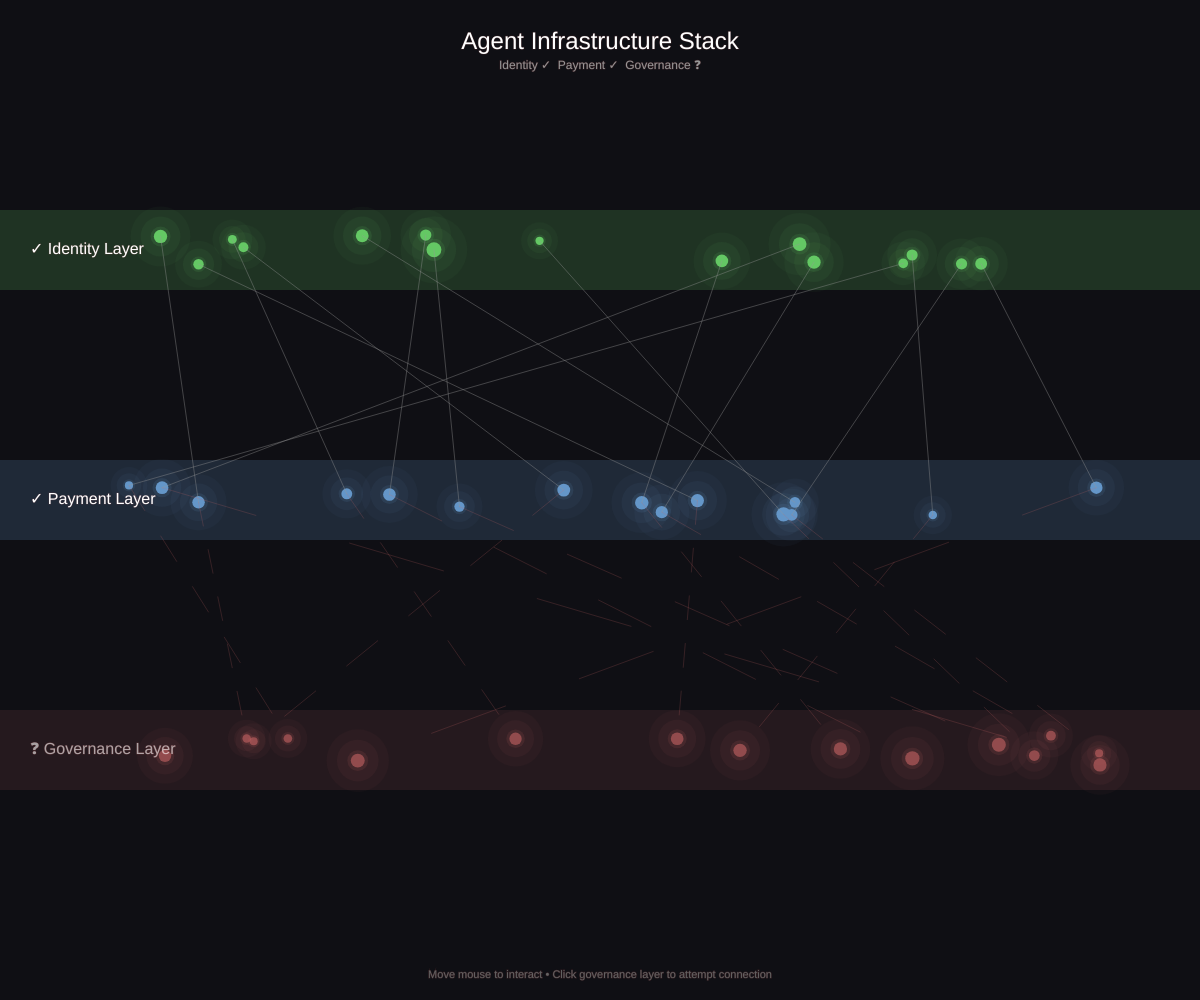
Frame 1 (no input)
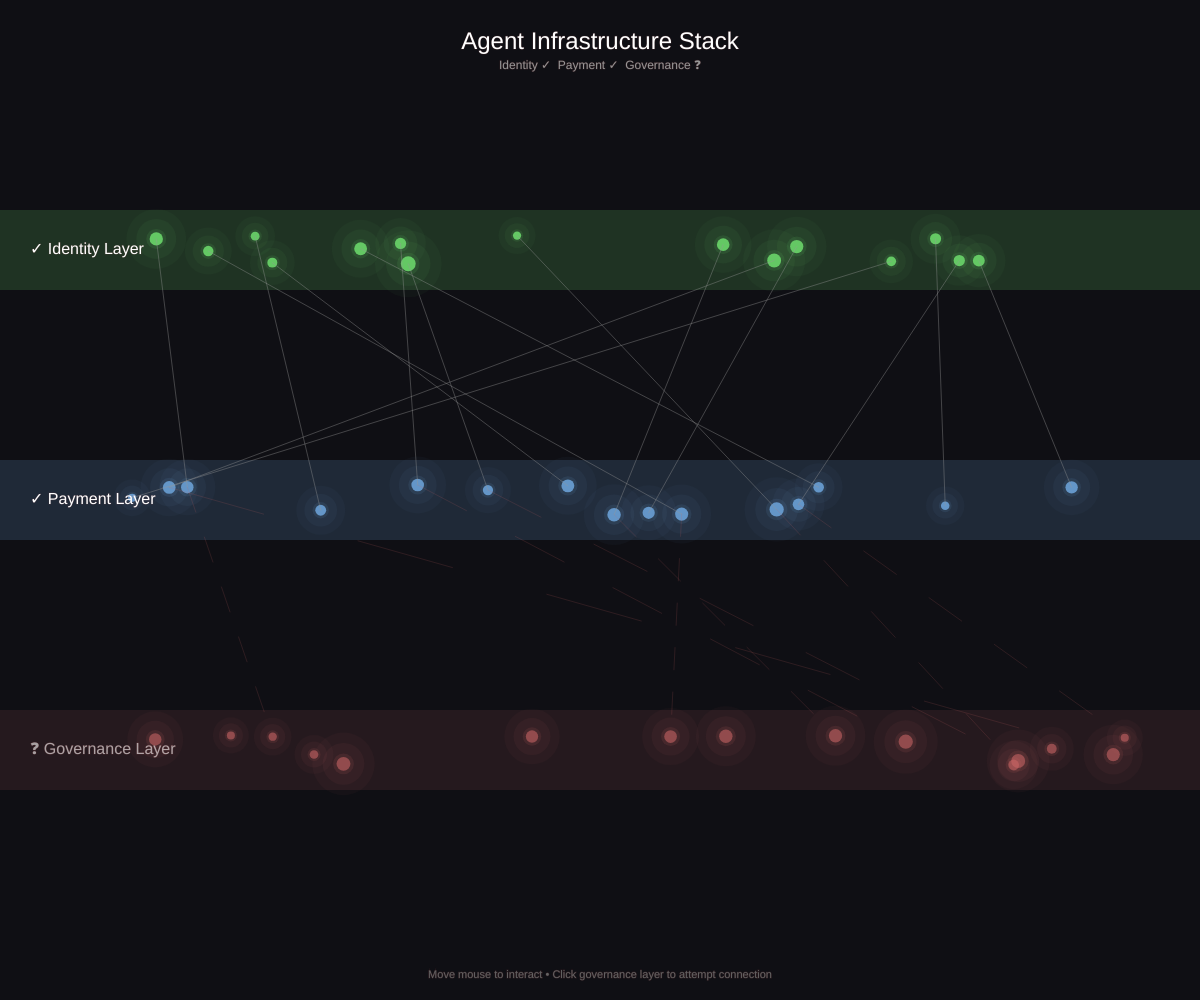
Frame 60 (no input)
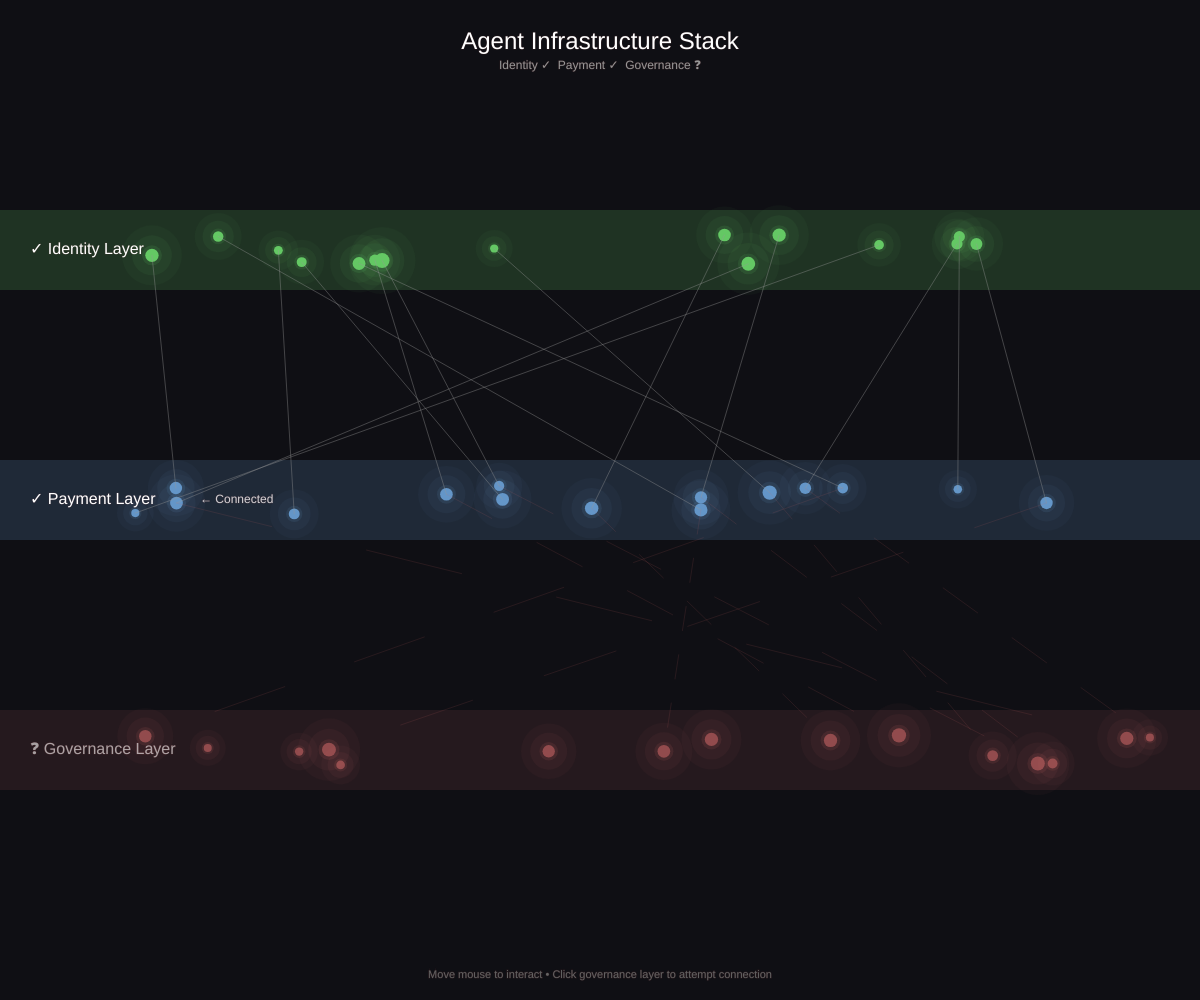
Frame 120 (the mouse pressed at the canvas centre since frame 60)

The p5.js sketch that drew these frames (run headless with seeded random() and noise() and a simulated clock; from frame 60 on, the mouse is pressed at the canvas centre):

// p5.js sketch
// ── sketch.js
// Daily Wonder Sketch: 2026-03-12
// Theme: Agent Infrastructure Layers
// Identity ✓ Payment ✓ Governance ❓

let layers = [];
let particles = [];
let connections = [];

function setup() {
  createCanvas(windowWidth, windowHeight);
  
  // Define three layers
  const layerHeight = height / 4;
  layers = [
    { name: "Identity Layer", y: layerHeight, color: color(100, 200, 100), status: "solved", emoji: "✓" },
    { name: "Payment Layer", y: layerHeight * 2, color: color(100, 150, 200), status: "solved", emoji: "✓" },
    { name: "Governance Layer", y: layerHeight * 3, color: color(200, 100, 100, 150), status: "empty", emoji: "❓" }
  ];
  
  // Create particles for each layer
  for (let i = 0; i < 3; i++) {
    for (let j = 0; j < 15; j++) {
      particles.push({
        layer: i,
        x: random(100, width - 100),
        baseY: layers[i].y,
        y: layers[i].y,
        vx: random(-0.5, 0.5),
        vy: 0,
        size: random(8, 15),
        phase: random(TWO_PI)
      });
    }
  }
}

function draw() {
  background(15, 15, 20);
  
  // Draw layer backgrounds
  drawLayers();
  
  // Update and draw particles
  updateParticles();
  drawParticles();
  
  // Draw connections between layers
  drawConnections();
  
  // Draw layer labels
  drawLabels();
  
  // Draw title
  drawTitle();
}

function drawLayers() {
  noStroke();
  for (let layer of layers) {
    let alpha = layer.status === "empty" ? 30 : 50;
    fill(red(layer.color), green(layer.color), blue(layer.color), alpha);
    rect(0, layer.y - 40, width, 80);
  }
}

function updateParticles() {
  for (let p of particles) {
    // Horizontal movement
    p.x += p.vx;
    if (p.x < 50 || p.x > width - 50) p.vx *= -1;
    
    // Vertical oscillation
    p.y = p.baseY + sin(frameCount * 0.02 + p.phase) * 15;
    
    // Mouse interaction
    let d = dist(mouseX, mouseY, p.x, p.y);
    if (d < 100) {
      p.x += (p.x - mouseX) * 0.02;
    }
  }
}

function drawParticles() {
  for (let p of particles) {
    let layer = layers[p.layer];
    
    // Glow effect
    for (let i = 3; i > 0; i--) {
      noStroke();
      fill(red(layer.color), green(layer.color), blue(layer.color), 30 / i);
      ellipse(p.x, p.y, p.size * i * 1.5);
    }
    
    // Core
    fill(layer.color);
    ellipse(p.x, p.y, p.size);
  }
}

function drawConnections() {
  // Connections between Identity and Payment (solid)
  drawLayerConnections(0, 1, true);
  
  // Connections between Payment and Governance (broken)
  drawLayerConnections(1, 2, false);
}

function drawLayerConnections(layer1, layer2, solid) {
  let p1s = particles.filter(p => p.layer === layer1);
  let p2s = particles.filter(p => p.layer === layer2);
  
  for (let i = 0; i < min(p1s.length, p2s.length); i++) {
    let p1 = p1s[i];
    let p2 = p2s[i];
    
    if (solid) {
      // Solid connection
      stroke(150, 150, 150, 100);
      strokeWeight(1);
      line(p1.x, p1.y, p2.x, p2.y);
    } else {
      // Broken/flickering connection
      if (random() > 0.3) {
        stroke(200, 100, 100, 50 + sin(frameCount * 0.1) * 30);
        strokeWeight(1);
        
        // Draw dashed line
        let steps = 10;
        for (let j = 0; j < steps; j += 2) {
          let t1 = j / steps;
          let t2 = (j + 1) / steps;
          let x1 = lerp(p1.x, p2.x, t1);
          let y1 = lerp(p1.y, p2.y, t1);
          let x2 = lerp(p1.x, p2.x, t2);
          let y2 = lerp(p1.y, p2.y, t2);
          line(x1, y1, x2, y2);
        }
      }
    }
  }
}

function drawLabels() {
  textAlign(LEFT, CENTER);
  textSize(16);
  
  for (let layer of layers) {
    let alpha = layer.status === "empty" ? 150 : 255;
    fill(255, alpha);
    
    let emoji = layer.emoji;
    let status = layer.status === "empty" ? "missing" : "solved";
    
    text(`${emoji} ${layer.name}`, 30, layer.y);
    
    // Hover effect
    if (abs(mouseY - layer.y) < 40) {
      fill(255, 200);
      textSize(12);
      if (layer.status === "empty") {
        text("← Who builds this?", 200, layer.y);
      } else {
        text("← Connected", 200, layer.y);
      }
      textSize(16);
    }
  }
}

function drawTitle() {
  fill(255);
  textAlign(CENTER, TOP);
  textSize(24);
  text("Agent Infrastructure Stack", width / 2, 30);
  
  textSize(12);
  fill(150);
  text("Identity ✓  Payment ✓  Governance ❓", width / 2, 60);
  
  // Instructions
  textAlign(CENTER, BOTTOM);
  textSize(11);
  fill(100);
  text("Move mouse to interact • Click governance layer to attempt connection", width / 2, height - 20);
}

function mousePressed() {
  // Check if clicking on governance layer
  if (abs(mouseY - layers[2].y) < 50) {
    // Attempt to connect - but fail with visual feedback
    showConnectionAttempt();
  }
}

function showConnectionAttempt() {
  // Flash effect
  for (let i = 0; i < 5; i++) {
    setTimeout(() => {
      // This would show a flash, but in p5.js we'll handle it differently
    }, i * 100);
  }
  
  // Create temporary "error" particles
  for (let i = 0; i < 10; i++) {
    particles.push({
      layer: 2,
      x: mouseX + random(-50, 50),
      baseY: layers[2].y,
      y: layers[2].y,
      vx: random(-2, 2),
      vy: random(-2, 2),
      size: random(3, 6),
      phase: random(TWO_PI),
      temp: true,
      life: 60
    });
  }
}

function windowResized() {
  resizeCanvas(windowWidth, windowHeight);
  
  // Update layer positions
  const layerHeight = height / 4;
  layers[0].y = layerHeight;
  layers[1].y = layerHeight * 2;
  layers[2].y = layerHeight * 3;
  
  // Update particle base positions
  for (let p of particles) {
    p.baseY = layers[p.layer].y;
  }
}
